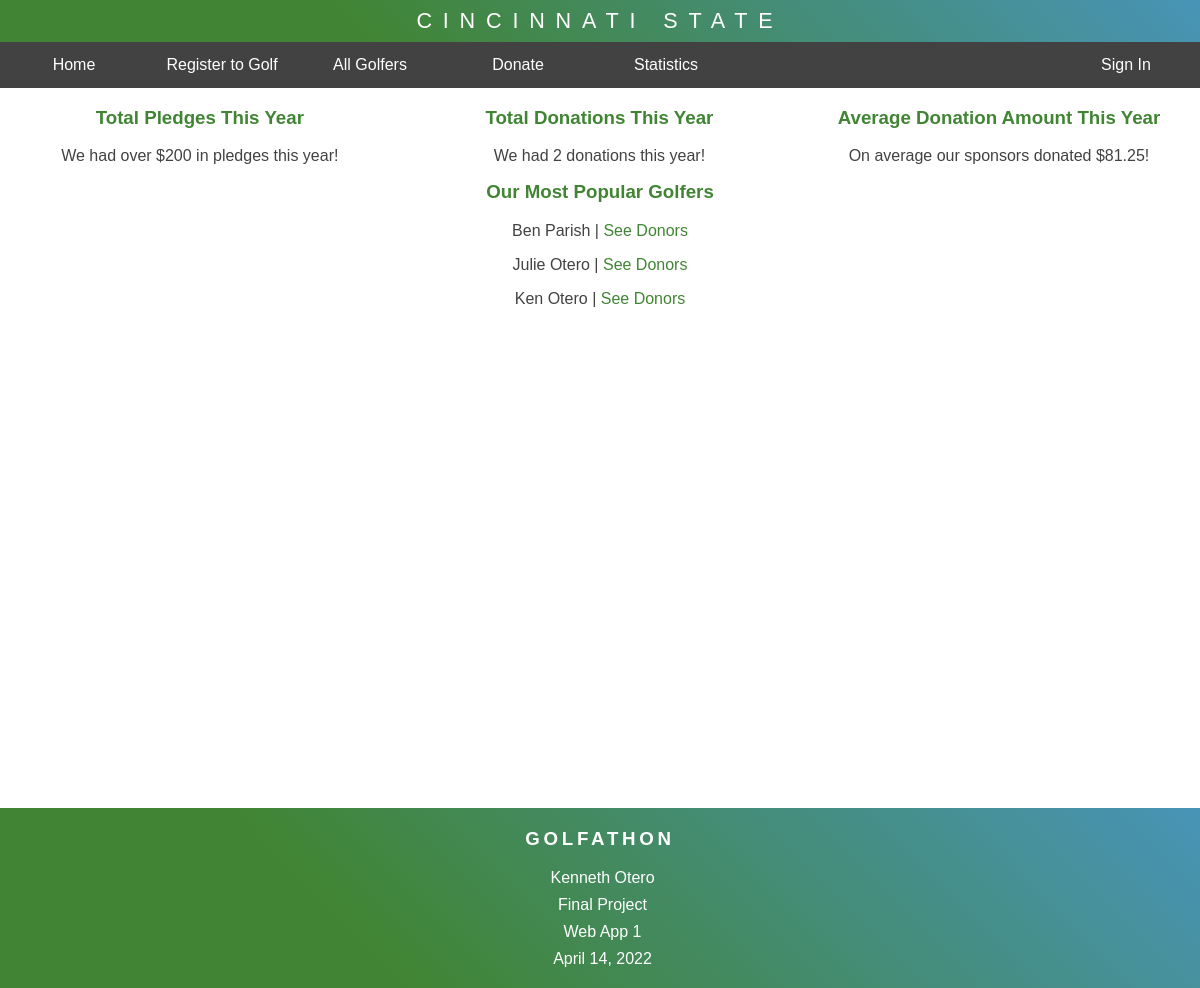
The page /Content/GolferStats.php on the database its author committed.
### tables this page shows
CREATE TABLE TEvents (
	intEventID				INTEGER AUTO_INCREMENT 	NOT NULL,
    intEventYear			INT						NOT NULL,
    CONSTRAINT TEvents_UQ UNIQUE (intEventYear),
    CONSTRAINT TEvents_PK PRIMARY KEY (intEventID)
);

### Content/GolferStats.php (the view, shortened to what this page needs)
<!DOCTYPE html>
<html lang="en">
<head>
    <link rel="stylesheet" href="../../Styles/Homepage.css">
    <link rel="stylesheet" href="../../Styles/GolferStats.css">
</head>
<body>
    <div class="Header">
        <div>
            <ul class="TopBar">
                <li>CINCINNATI STATE</li>
            </ul>
        </div>
        <div>
            <ul class="MenuBar">
                <li><a href="Homepage.php">Home</a></li>
                <li><a href="InsertGolfer.php">Register to Golf</a></li>
                <li><a href="ShowGolfers.php">All Golfers</a></li>
                <li><a href="Donate.php">Donate</a></li>
                <li><a href="GolferStats.php">Statistics</a></li>
                <?php
                    require('IsLoggedIn.php');
                ?>
            </ul>
        </div>
    </div>
    <?php
        $servername = "itd2.cincinnatistate.edu";
        $username = "kjotero2";
        $password = "0646911";
        $dbname = "02WAPP1400OteroK";
        $conn = mysqli_connect($servername, $username, $password, $dbname);
        if ($conn) {
            $sql = "SELECT MAX(intEventYear) as NewYear FROM TEvents";
            $result = mysqli_query($conn, $sql);
            while ($row = mysqli_fetch_assoc($result)) {
                $EventYear = $row['NewYear'];
            }
            $sql = "CALL uspTotalPledges($EventYear)";
            $result = mysqli_query($conn, $sql);
            while ($row = mysqli_fetch_assoc($result)) {
                $TotalPledge = $row['TotalPledge'];
                $TotalPledge = round($TotalPledge, 2);
            }
            $sql = "CALL uspTotalCountOfDonations($EventYear)";
            $result = mysqli_query($conn, $sql);
            while ($row = mysqli_fetch_assoc($result)) {
                $TotalDonations = $row['TotalDono'];
            }
            $sql = "CALL uspAverageDonation($EventYear)";
            $result = mysqli_query($conn, $sql);
            while ($row = mysqli_fetch_assoc($result)) {
                $AverageDonation = $row['AverageDono'];
                $AverageDonation = round($AverageDonation, 2);
            }
        }
    ?>
    <div class="content">
        <div class="stats">
            <h3>Total Pledges This Year</h3>
            <p>We had over $<?php echo $TotalPledge;?> in pledges this year!</p>
        </div>
        <div class="stats">
            <h3>Total Donations This Year</h3>
            <p>We had <?php echo $TotalDonations;?> donations this year!</p>
        </div>
        <div class="stats">
            <h3>Average Donation Amount This Year</h3>
            <p>On average our sponsors donated $<?php echo $AverageDonation;?>!</p>
        </div>
        <div class="popularity">
            <h3>Our Most Popular Golfers</h3>
            <?php
                $sql = "CALL uspTop3Golfers($EventYear)";
                $result = mysqli_query($conn, $sql);
                while ($row = mysqli_fetch_assoc($result)) {
                    $intGolferID = (int)$row['intGolferID'];
                    $GolferName = $row['GolferName'];
                    echo '<p>'.$GolferName.' | <a href="GolferDonors.php?ID='. $intGolferID .'">See Donors</a></p>';
                }
            ?>
        </div>
    </div>
    <div class="Footer">
        <h3>GOLFATHON</h3>
        <ul>
            <li>Kenneth Otero</li>
            <li>Final Project</li>
            <li>Web App 1</li>
            <li>April 14, 2022</li>
        </ul>
    </div>
</body>
</html>

### Styles/Homepage.css (style rules this page uses)
body { margin: 0; font-family: Arial, Helvetica, sans-serif; }
.Header { top: 0; left: 0; right: 0; }
.TopBar { list-style-type: none; margin: 0; padding: 0; overflow: hidden; background-color: #418534; background-image: linear-gradient(45deg, #418534 30%, #4894b7); }
.TopBar li { text-align: center; font-size: 1.35em; padding: 8px 16px; color: #fff; font-family: Arial, Helvetica, sans-serif; letter-spacing: 0.5em; }
.MenuBar { list-style-type: none; margin: 0; padding: 0; overflow: hidden; background-color: #424242; }
.MenuBar li a { display: block; width: 120px; color: white; text-align: center; padding: 14px 14px; text-decoration: none; font-family: Arial, Helvetica, sans-serif; }
.MenuBar a { float: left; display: block; padding: 8px; }
.Footer { background-image: linear-gradient(45deg, #418534 30%, #4894b7); color: #fff; height: 180px; margin-left: 0; clear: left; }
.Footer ul li { font-family: Arial, Helvetica, sans-serif; color: #fff; margin-left: -35px; list-style: none; height: 27px; display: block; text-align: center; }
.Footer h3 { font-family: Arial, Helvetica, sans-serif; color: #fff; padding-top: 20px; text-align: center; letter-spacing: 0.2em; }

### Styles/GolferStats.css (style rules this page uses)
.content { margin-bottom: 500px; }
.stats { font-family: Arial, Helvetica, sans-serif; color: #424242; margin-left: auto; margin-right: auto; width: 33.3%; float: left; text-align: center; }
.stats h3 { color: #418534; }
.popularity h3 { color: #418534; }
.popularity a { color: #418534; text-decoration: none; }
.popularity { clear: left; color: #424242; text-align: center; margin-top: 20px; }

### rows shown on the page
tevents: GolferName "Ben Parish", GolferName "Julie Otero", GolferName "Ken Otero"

### other values the page prints
$TotalPledge "200"
$TotalDonations "2"
$AverageDonation "81.25"
